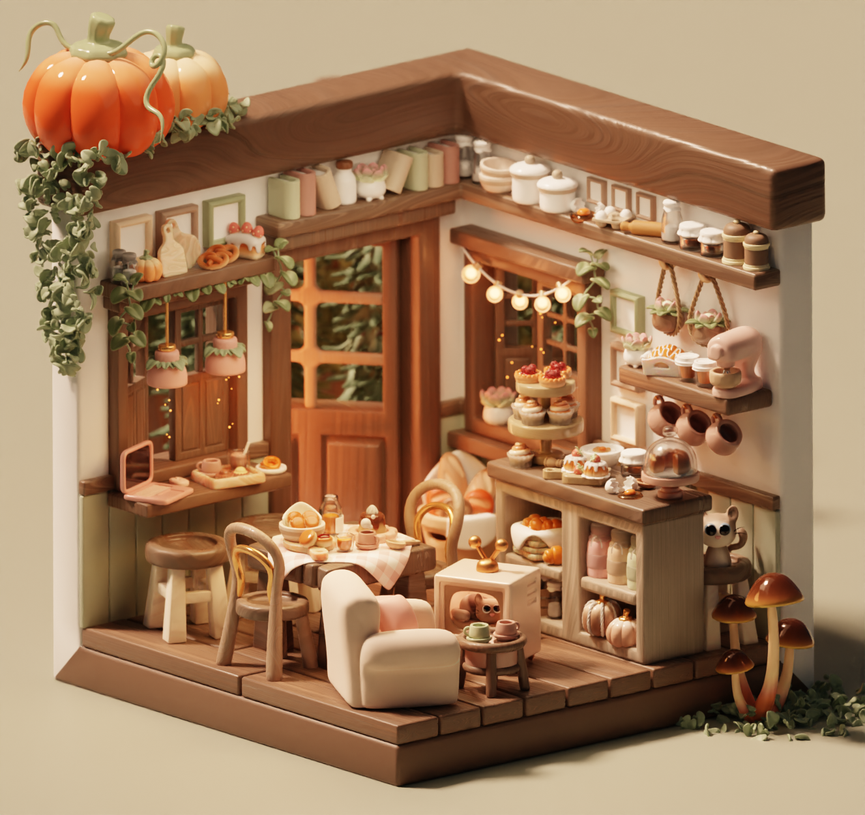
#> input picture Jupyter Notebooks/Roma.png, 865 x 815 px, shrunk from 1327 x 1250 before the run
$ jupyter execute Gaussian_PS.ipynb
#> lines starting #> are read from the running program, lines starting #| are printed output that depends on the picture
[cell 1]
import cv2
import numpy as np
import matplotlib.pyplot as plt
import time

[cell 2]
# Load grayscale image
image = cv2.imread('Roma.png', cv2.IMREAD_GRAYSCALE)
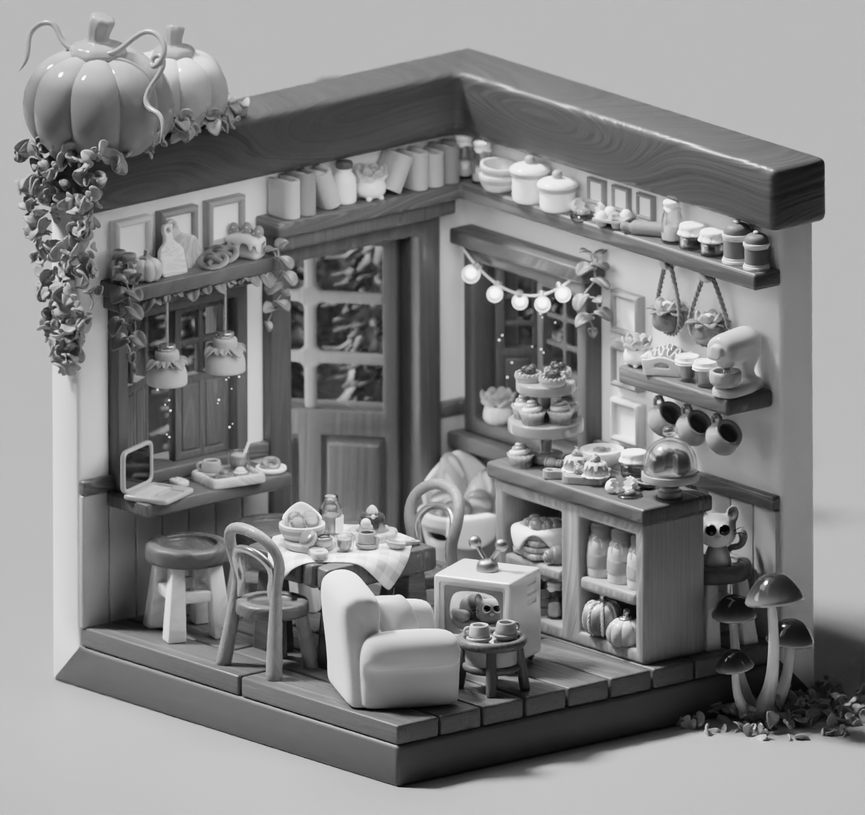
#> image: shape (815, 865); min 0, max 255, mean 130.6

height, width = image.shape
#> height = 815; width = 865

# Kernel size for Gaussian blur
r = 25  # Radius
kernel_size = (r*2+1, r*2+1)

# Standard deviation for Gaussian kernel (can be adjusted)
sigma = 5.0

[cell 3]
# Start timestamp
start_time = time.time()

# Apply Gaussian blur using OpenCV
gaussian_blurred_image = cv2.GaussianBlur(image, kernel_size, sigma)
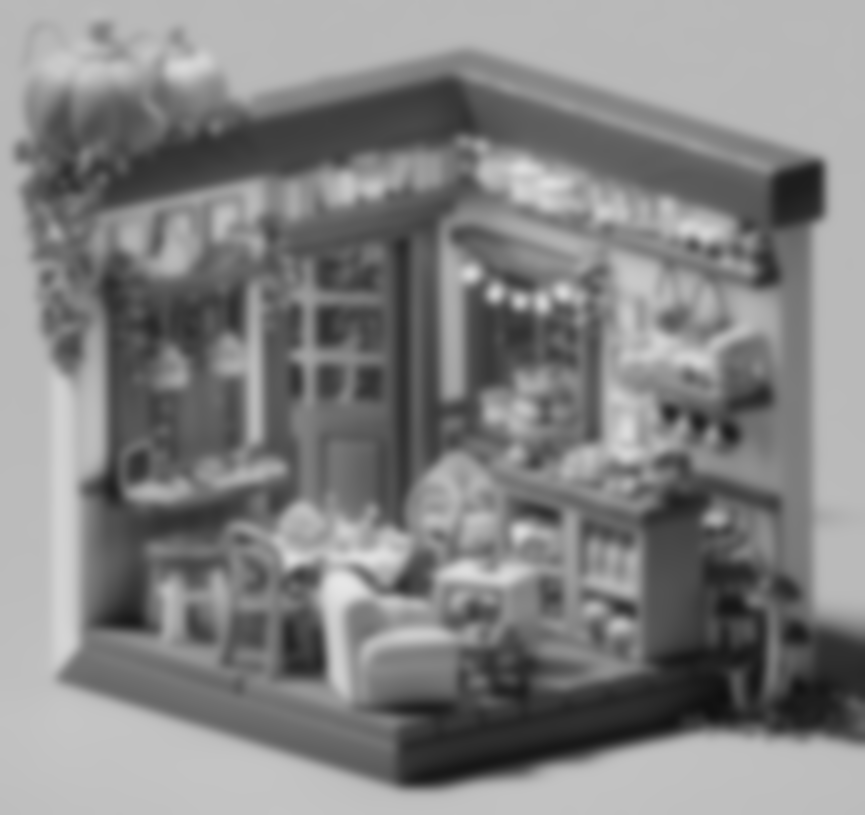
#> gaussian_blurred_image: shape (815, 865); min 15, max 230, mean 130.6

# End timestamp
end_time = time.time()
elapsed_time = (end_time - start_time) * 1000  # Convert to milliseconds

[cell 4]
# Display the original and processed images side by side
plt.figure(figsize=(20, 20))
plt.subplot(1, 2, 1)
plt.imshow(image, cmap='gray')
plt.title("Original Image")
plt.axis('off')

plt.subplot(1, 2, 2)
plt.imshow(gaussian_blurred_image, cmap='gray')
plt.title(f"Gaussian Blur ({kernel_size[0]}x{kernel_size[1]}, σ={sigma})")
plt.axis('off')
plt.show()
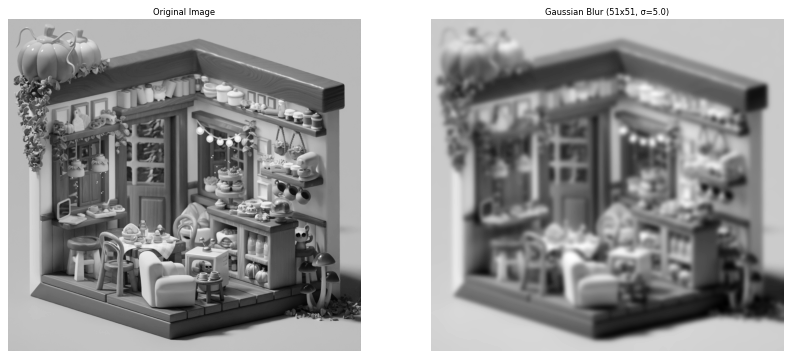
#> figure drawn by matplotlib, 2 panels

[cell 5]
# Print metadata
print(f"Image size       : {width} x {height} pixels")
#| Image size       : 865 x 815 pixels
